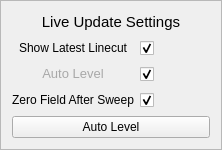
           <widget class="QFrame" name="frame_FourTerminalMagneticField_Details">
            <property name="styleSheet">
             <string notr="true">#frame_FourTerminalMagneticField_Details{
border:1px solid rgb(168,168,168)
}</string>
            </property>
            <property name="frameShape">
             <enum>QFrame::StyledPanel</enum>
            </property>
            <property name="frameShadow">
             <enum>QFrame::Raised</enum>
            </property>
            <layout class="QGridLayout" name="gridLayout_3" rowstretch="2,0,0,0,0" columnstretch="3,0">
             <item row="1" column="0">
              <widget class="QLabel" name="Label_FourTerminalMagneticFieldSetting_MoveLineCut">
               <property name="minimumSize">
                <size>
                 <width>110</width>
                 <height>20</height>
                </size>
               </property>
               <property name="text">
                <string>&lt;html&gt;&lt;head/&gt;&lt;body&gt;&lt;p&gt;Show Latest Linecut&lt;/p&gt;&lt;/body&gt;&lt;/html&gt;</string>
               </property>
               <property name="alignment">
                <set>Qt::AlignCenter</set>
               </property>
              </widget>
             </item>
             <item row="0" column="0" colspan="2">
              <widget class="QLabel" name="Label_FourTerminalMagneticFieldSetting_2">
               <property name="minimumSize">
                <size>
                 <width>150</width>
                 <height>20</height>
                </size>
               </property>
               <property name="text">
                <string>&lt;html&gt;&lt;head/&gt;&lt;body&gt;&lt;p&gt;&lt;span style=&quot; font-size:11pt;&quot;&gt;Live Update Settings&lt;/span&gt;&lt;/p&gt;&lt;/body&gt;&lt;/html&gt;</string>
               </property>
               <property name="alignment">
                <set>Qt::AlignCenter</set>
               </property>
              </widget>
             </item>
             <item row="2" column="0">
              <widget class="QLabel" name="Label_FourTerminalMagneticFieldSetting_AutoLevel">
               <property name="minimumSize">
                <size>
                 <width>110</width>
                 <height>20</height>
                </size>
               </property>
               <property name="text">
                <string>&lt;html&gt;&lt;head/&gt;&lt;body&gt;&lt;p&gt;&lt;span style=&quot; font-size:10pt; color:#a8a8a8;&quot;&gt;Auto Level&lt;/span&gt;&lt;/p&gt;&lt;/body&gt;&lt;/html&gt;</string>
               </property>
               <property name="alignment">
                <set>Qt::AlignCenter</set>
               </property>
              </widget>
             </item>
             <item row="2" column="1">
              <widget class="QCheckBox" name="checkBox_FourTerminalMagneticFieldSetting_AutoLevel">
               <property name="layoutDirection">
                <enum>Qt::LeftToRight</enum>
               </property>
               <property name="styleSheet">
                <string notr="true">setStyleSheet(&quot;margin-left:50%; margin-right:50%;&quot;);
</string>
               </property>
               <property name="text">
                <string/>
               </property>
               <property name="checked">
                <bool>true</bool>
               </property>
              </widget>
             </item>
             <item row="1" column="1">
              <widget class="QCheckBox" name="checkBox_FourTerminalMagneticFieldSetting_MoveLineCut">
               <property name="styleSheet">
                <string notr="true">QCheckBox#checkBox_FourTerminalMagneticFieldSetting_MoveLineCut{
&quot;margin-left:50%; margin-right:50%;&quot;
}</string>
               </property>
               <property name="text">
                <string/>
               </property>
               <property name="checked">
                <bool>true</bool>
               </property>
              </widget>
             </item>
             <item row="4" column="0" colspan="2">
              <widget class="QPushButton" name="pushButton_FourTerminal2D_AutoLevel">
               <property name="maximumSize">
                <size>
                 <width>16777215</width>
                 <height>16777215</height>
                </size>
               </property>
               <property name="toolTip">
                <string>Test</string>
               </property>
               <property name="text">
                <string>Auto Level</string>
               </property>
              </widget>
             </item>
             <item row="3" column="0">
              <widget class="QLabel" name="Label_FourTerminalMagneticFieldSetting_MoveLineCut_2">
               <property name="minimumSize">
                <size>
                 <width>110</width>
                 <height>20</height>
                </size>
               </property>
               <property name="text">
                <string>&lt;html&gt;&lt;head/&gt;&lt;body&gt;&lt;p&gt;Zero Field After Sweep&lt;/p&gt;&lt;/body&gt;&lt;/html&gt;</string>
               </property>
               <property name="alignment">
                <set>Qt::AlignCenter</set>
               </property>
              </widget>
             </item>
             <item row="3" column="1">
              <widget class="QCheckBox" name="checkBox_FourTerminalMagneticFieldSetting_BacktoZero">
               <property name="layoutDirection">
                <enum>Qt::LeftToRight</enum>
               </property>
               <property name="styleSheet">
                <string notr="true">setStyleSheet(&quot;margin-left:50%; margin-right:50%;&quot;);
</string>
               </property>
               <property name="text">
                <string/>
               </property>
               <property name="checked">
                <bool>true</bool>
               </property>
              </widget>
             </item>
            </layout>
           </widget>
